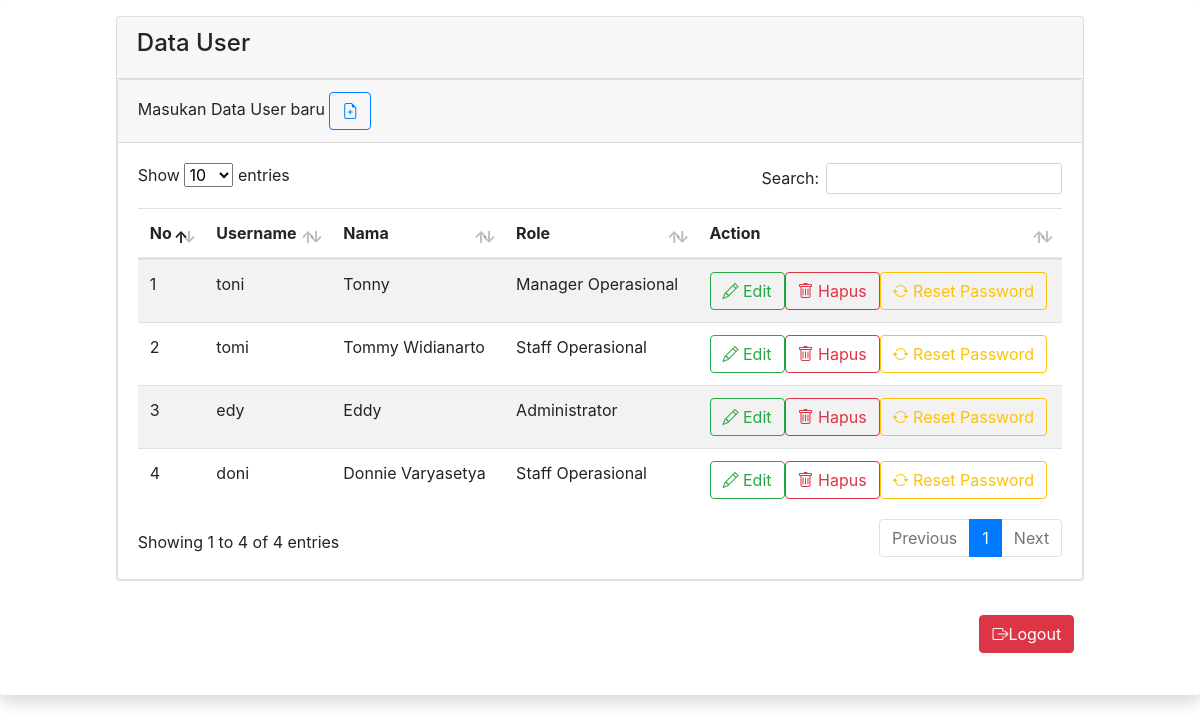
Page /3/ (signed in) on the committed database.
### tables this page shows
CREATE TABLE `tbl_user` (
  `id_user` int(11) NOT NULL,
  `uname` varchar(20) NOT NULL,
  `nama` char(50) NOT NULL,
  `password` varchar(255) NOT NULL,
  `role` int(11) NOT NULL
);

### 3/index.php (the view, shortened to what this page needs)
    <?php
function tampildata()
{
    $query = "SELECT * FROM tbl_user WHERE role IN (1,2,3)";
    $sql = mysqli_query($GLOBALS['conn'], $query);
    $no = 1;
    if (!$sql) {
    } else {
        while ($data = mysqli_fetch_array($sql)) {
            if ($data['role'] == 2) {
                $namaRole = "Manager Operasional";
            } elseif ($data['role'] == 1) {
                $namaRole = "Staff Operasional";
            } else {
                $namaRole = "Administrator";
            }
            ?>
            <tr>
                <td>
                    <?php
                    echo $no;
                    ?>
                </td>
                <td>
                    <?php
                    echo $data['uname'];
                    ?>
                </td>
                <td>
                    <?php
                    echo $data['nama'];
                    ?>
                </td>
                <td>
                    <?php
                    echo $namaRole;
                    ?>
                </td>
                <td class="d-flex align-items-center">
                    <a href="#" class="btn btn-outline-success tombol-detail bi bi-pencil" data-toggle="modal"
                        data-target="#editModal<?php echo $no ?>"> Edit</a>
                    <a href="#" class="btn btn-outline-danger tombol-detail bi bi-trash" data-toggle="modal"
                        data-target="#hapusModal<?php echo $no ?>"> Hapus</a>
                    <a href="#" class="btn btn-outline-warning tombol-detail bi bi-arrow-repeat" data-toggle="modal"
                        data-target="#resetModal<?php echo $no ?>"> Reset Password </a>
                </td>
            </tr>
            <?php
            $no++;
        }
    }
}
?>
<!DOCTYPE html>
<html lang="en">
<head>
    <link rel="stylesheet" href="https://cdn.jsdelivr.net/npm/bootstrap@4.6.2/dist/css/bootstrap.min.css"
>
    <link rel="stylesheet" href="../assets/css/dataTables.bootstrap5.min.css" />
    <link rel="stylesheet"
        href="https://cdnjs.cloudflare.com/ajax/libs/bootstrap-icons/1.10.0/font/bootstrap-icons.min.css">
</head>
<body>
    <div class="shadow p-3 mb-5 bg-white rounded">
        <div class="row justify-content-center">
            <div class="col-md-10 mb-3">
                <div class="card">
                    <div class="card-header">
                        <h4>Data User</h4>
                    </div>
                    <div class="card">
                        <div class="card-header">
                            Masukan Data User baru
                            <button type="button" class="btn btn-outline-primary" data-toggle="modal"
                                data-target="#exampleModal">
                                <i class="bi bi-file-earmark-plus"></i>
                            </button>
                        </div>
                        <div class="card-body">
                            <div class="table-responsive">
                                <table id="example" class="table table-striped data-table" style="width: 100%">
                                    <thead>
                                        <tr>
                                            <th>No</th>
                                            <th>Username</th>
                                            <th>Nama</th>
                                            <th>Role</th>
                                            <th>Action</th>
                                        </tr>
                                    </thead>
                                    <tbody>
                                        <?php
                                        tampildata();
                                        ?>
                                    </tbody>
                                </table>
                            </div>
                        </div>
                    </div>
                </div>
                <br>
                <div style="display: flex; justify-content: flex-end; padding: 10px">
                    <form action="logout.php">
                    <button type="submit" id="logout" name="logout" class="btn btn-danger bi bi-box-arrow-right">Logout</button>
                    </form>
            </div>
        </div>
</body>
</html>

### rows in the picture
tbl_user: uname "toni", nama "Tonny", role "Manager Operasional"
tbl_user: uname "tomi", nama "Tommy Widianarto", role "Staff Operasional"
tbl_user: uname "edy", nama "Eddy", role "Administrator"
tbl_user: uname "doni", nama "Donnie Varyasetya", role "Staff Operasional"
